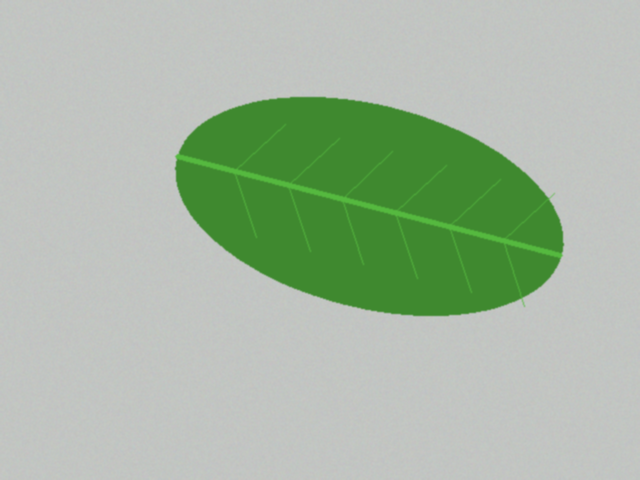
#> input picture data/sintetic/bersih/teh_001.png, 640 x 480 px
$ python -i bercak.py   (imports and definitions only)
#> lines starting #> are read from the running program, lines starting #| are printed output that depends on the picture; after the words box and inside, x2 and y2 are one past the last pixel; in counts of white or black regions, pixels touching at a corner belong together
#> further down, picture is the input picture: shape (480, 640, 3); mean B, G, R 163.5, 184.7, 166.8
### src/utils_tepi.py
# -*- coding: utf-8 -*-
"""utils_tepi

Automatically generated by Colab.

Original file is located at
    https://colab.research.google.com/drive/1Zn5dk2cI3cFIW-xNwsA4FPhbp0rO4JZS
"""

"""utils_tepi.py: fungsi bantu evaluasi deteksi tepi dan morfologi (P5-P6 SIMUTEH)."""
import cv2
import numpy as np


# [27 lines left out: functions tepi_acuan, skor_tepi, iou, not called in this run]


def mask_daun_awal(img_bgr):
    """Mask daun sementara: ambang Otsu pada kanal saturasi (dibahas tuntas di P7)."""
    s = cv2.cvtColor(img_bgr, cv2.COLOR_BGR2HSV)[:, :, 1]
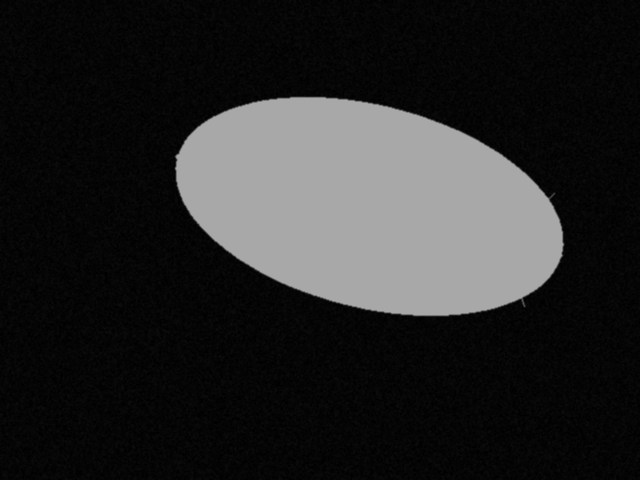
#> s: shape (480, 640); min 0, max 169, mean 38.4
    _, m = cv2.threshold(s, 0, 255, cv2.THRESH_BINARY + cv2.THRESH_OTSU)
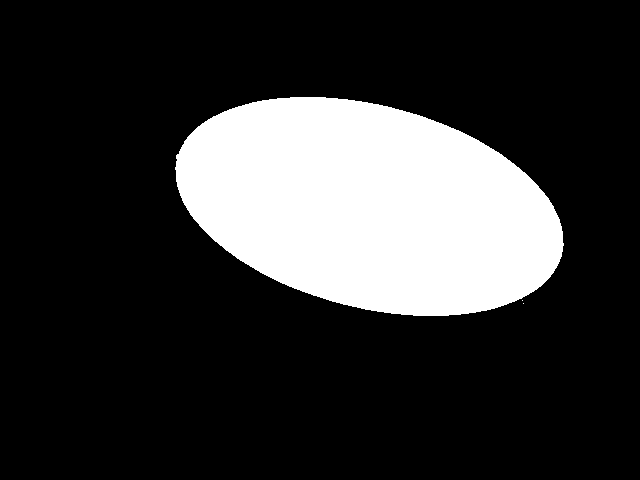
#> m: shape (480, 640); 20.6% white; 3 white regions (2 under 20 px), largest, box (x1, y1, x2, y2) and area: (175, 97, 564, 316) 63202
    return m


def bercak_awal(img_bgr, mask_daun, kanal=2, k=4.0):
    """Citra biner bercak sementara: piksel daun pada kanal terpilih yang lebih
    terang dari median daun + k x MAD (simpangan median absolut, dikali 1,4826).
    Median dan MAD dipakai karena tidak ikut terseret oleh bercak yang luas.
    Hasilnya sengaja masih kasar: memuat titik derau, potongan tulang daun,
    dan tepi daun yang harus dibersihkan dengan operasi morfologi (P6)."""
#> called with kanal = 2, k = 4
    c = img_bgr[:, :, kanal].astype(np.float32)
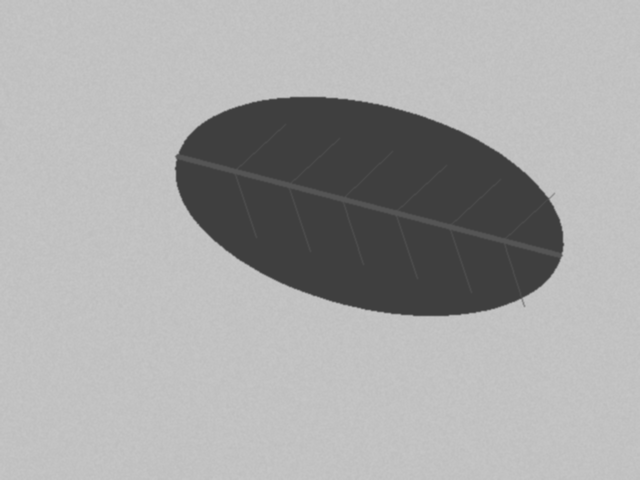
#> c: shape (480, 640) float32; min 63, max 199, mean 166.8
    m = mask_daun > 0
    med = np.median(c[m])
#> med = 63
    mad = 1.4826 * np.median(np.abs(c[m] - med))
#> mad = 0
    return (((c > med + k * mad) & m) * 255).astype(np.uint8)
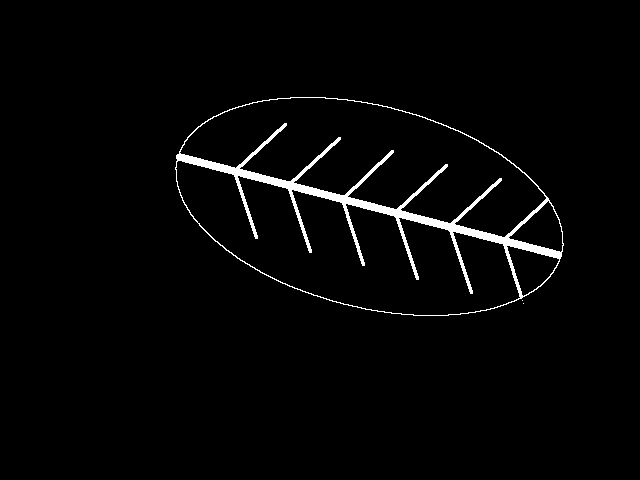
#> returned value: shape (480, 640); 2.3% white; 3 white regions (2 under 20 px), largest, box (x1, y1, x2, y2) and area: (175, 97, 564, 316) 6951

### src/bercak.py
# -*- coding: utf-8 -*-
"""bercak

Automatically generated by Colab.

Original file is located at
    https://colab.research.google.com/drive/1EnCrcGXstqoIL-_mcxeDUgvdIg7ZSSXJ
"""

"""bercak.py: analisis bercak SIMUTEH (P7)."""

import json
import cv2
import numpy as np
from utils_tepi import mask_daun_awal, bercak_awal

PARAM_BERCAK = {
    "kanal": 2, "k": 4.0,
    "se_bentuk": "elips", "se_open": 5, "se_close": 5,
    "luas_min": 20, "bulat_min": 0.5, "rasio_maks": 1.8,
    "batas_ringan": 0.1, "batas_berat": 2.0,
    "mm_per_px": 0.4375
}

_BENTUK = {
    "elips": cv2.MORPH_ELLIPSE,
    "persegi": cv2.MORPH_RECT,
    "silang": cv2.MORPH_CROSS
}


def _se(p, ukuran):
    return cv2.getStructuringElement(
        _BENTUK[p["se_bentuk"]], (ukuran, ukuran)
    )


# 1. Pembersihan mask bercak
def bersihkan(biner, p):
    hasil = biner.copy()
    if p["se_open"] > 0:
        hasil = cv2.morphologyEx(
            hasil, cv2.MORPH_OPEN, _se(p, p["se_open"])
        )
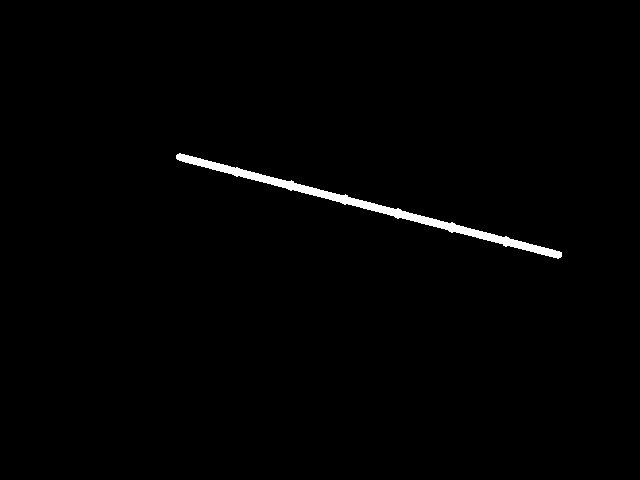
#> hasil: shape (480, 640); 1% white; 1 white region, box (x1, y1, x2, y2) and area: (176, 153, 562, 259) 3097
    if p["se_close"] > 0:
        hasil = cv2.morphologyEx(
            hasil, cv2.MORPH_CLOSE, _se(p, p["se_close"])
        )
#> hasil: shape (480, 640); 1% white; 1 white region, box (x1, y1, x2, y2) and area: (176, 153, 562, 259) 3106
    return hasil


# 2. Pengukuran dan penyaringan komponen
def ukur_dan_saring(biner, p):
    jumlah, label, statistik, centroid = cv2.connectedComponentsWithStats(
        (biner > 0).astype(np.uint8), connectivity=8
    )
#> jumlah = 2; statistik = [[0, 0, 640, 480, 304094], [176, 153, 386, 106, 3106]]; centroid = [[319, 239.8], [369, 205.6]]

    keluar = np.zeros_like(biner)
    daftar = []

    for i in range(1, jumlah):
        luas = int(statistik[i, cv2.CC_STAT_AREA])
        komponen = np.uint8(label == i)
        kontur, _ = cv2.findContours(
            komponen, cv2.RETR_EXTERNAL, cv2.CHAIN_APPROX_NONE
        )
        if not kontur:
            continue

        c = max(kontur, key=cv2.contourArea)
        keliling = cv2.arcLength(c, True)
        kebulatan = 0 if keliling == 0 else 4 * np.pi * luas / keliling**2

        lebar, tinggi = cv2.minAreaRect(c)[1]
        rasio = max(lebar, tinggi) / max(min(lebar, tinggi), 1)

        # Penyaringan luas, kebulatan, dan rasio aspek
        if (luas >= p["luas_min"] and
            kebulatan >= p["bulat_min"] and
            rasio <= p["rasio_maks"]):

            keluar[label == i] = 255
            daftar.append({
                "label": i,
                "luas_px": luas,
                "luas_mm2": round(luas * p["mm_per_px"]**2, 2),
                "keliling_px": round(keliling, 2),
                "kebulatan": round(kebulatan, 4),
                "rasio_aspek": round(rasio, 4),
                "lebar_px": round(lebar, 2),
                "tinggi_px": round(tinggi, 2),
                "centroid_x": round(float(centroid[i][0]), 2),
                "centroid_y": round(float(centroid[i][1]), 2)
            })
#> this loop made 1 pass
#> (luas, keliling, kebulatan, lebar, tinggi, rasio) on pass 1: (3106, 871, 0.0514, 10.1, 398, 39.42)
#> keluar: shape (480, 640); every value is 0
#> after the loop, daftar = []

    return keluar, daftar


# 3. Analisis luas bercak dan penentuan kelas
def analisis_daun(img_praproses, p=None):
    p = {**PARAM_BERCAK, **(p or {})}

    m_daun = mask_daun_awal(img_praproses)
    biner = bercak_awal(
        img_praproses, m_daun, kanal=p["kanal"], k=p["k"]
    )
    m_bercak, daftar = ukur_dan_saring(bersihkan(biner, p), p)
#> daftar = []

    # Menghitung persentase luas bercak terhadap luas daun
    luas_daun = np.count_nonzero(m_daun)
#> luas_daun = 63204
    luas_bercak = np.count_nonzero(m_bercak)
#> luas_bercak = 0
    persen = 100 * luas_bercak / luas_daun if luas_daun > 0 else 0.0
#> persen = 0

    # Menentukan kelas mutu berdasarkan persentase bercak
    if persen >= p["batas_berat"]:
        kelas = "Berat"
    elif persen >= p["batas_ringan"]:
        kelas = "Ringan"
    else:
        kelas = "Sehat"

    return {
        "mask_daun": m_daun,
        "mask_bercak": m_bercak,
        "jumlah_bercak": len(daftar),
        "persen_bercak": round(float(persen), 3),
        "kelas": kelas,
        "bercak": daftar
    }


# 4. Menyimpan parameter analisis
def simpan_param(p=None, path="../hasil/param_bercak.json"):
    with open(path, "w") as f:
        json.dump({**PARAM_BERCAK, **(p or {})}, f, indent=2)

>>> import cv2
>>> picture = cv2.imread('../data/sintetic/bersih/teh_001.png')
>>> result = analisis_daun(picture)
#> result = 6 items

$ run again, on data/sintetic/bersih/teh_003.png
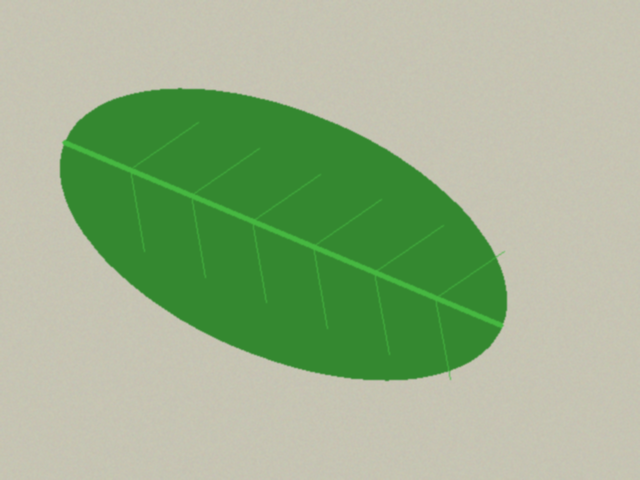
#> input picture data/sintetic/bersih/teh_003.png, 640 x 480 px
#> picture is the input picture: shape (480, 640, 3); mean B, G, R 139.9, 178.3, 154.4
#> in bercak_awal, `c = img_bgr[:, :, kanal].astype(np.float32)`:
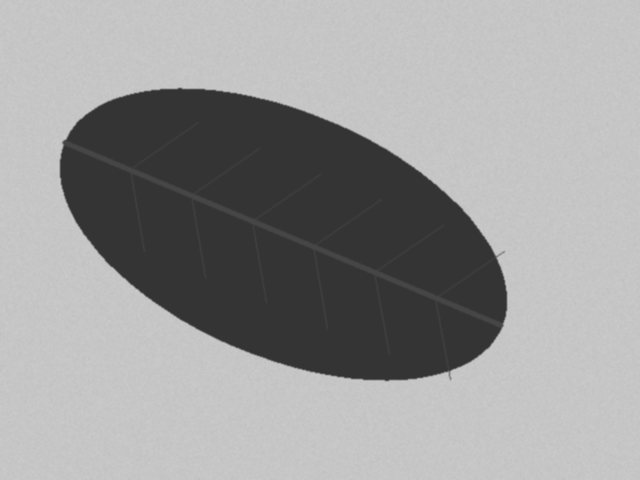
#> c: shape (480, 640) float32; min 52, max 202, mean 154.4
#> med = 52
#> mad = 0
#> in bersihkan, `hasil = cv2.morphologyEx( hasil, cv2.MORPH_OPEN, _se(p, p["se_open"]) )`:
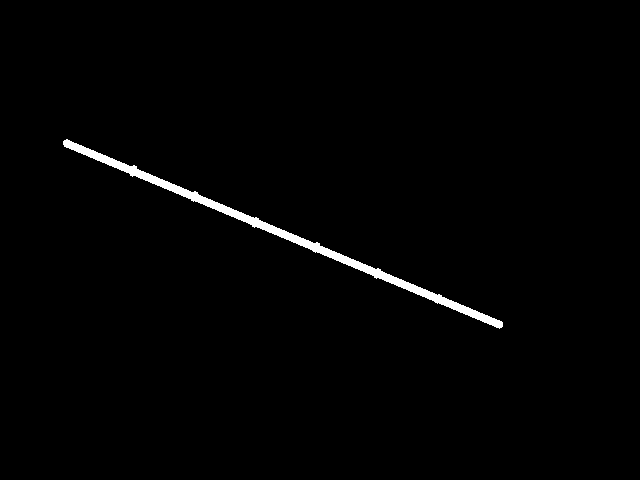
#> hasil: shape (480, 640); 1.2% white; 1 white region, box (x1, y1, x2, y2) and area: (63, 139, 503, 329) 3734
#> label: shape (480, 640) int32; values 0 (black) and 1 (white), 1.2% white; 1 white region, box (x1, y1, x2, y2) and area: (63, 139, 503, 329) 3738
#> jumlah = 2; statistik = [[0, 0, 640, 480, 303462], [63, 139, 440, 190, 3738]]; centroid = [[320, 239.6], [282.2, 233.4]]
#> the loop in ukur_dan_saring, `for i in range(1, jumlah):` made 1 pass
#> (luas, keliling, kebulatan, lebar, tinggi, rasio) on pass 1: (3738, 1054.5, 0.0422, 10.91, 476.4, 43.65)
#> after the loop in ukur_dan_saring, `for i in range(1, jumlah):`: daftar = []
#> luas_daun = 91330
#> luas_bercak = 0
#> result = 6 items
